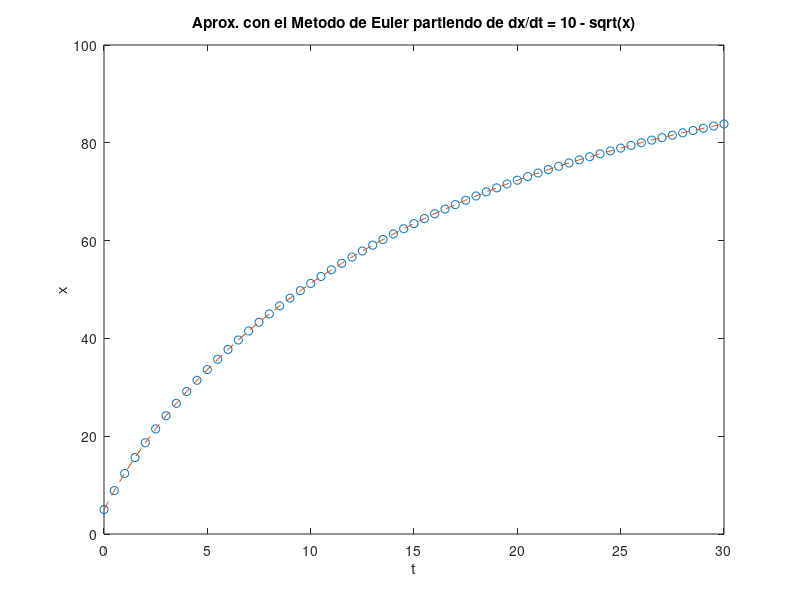

Recreate this plot in MATLAB.
clear all
clc
tinicial=0;
tfinal=30;
h=0.5;
t(1)=0;
x(1)=5;
f(1)=10 - sqrt(x(1));

nmax=(tfinal-tinicial)/h;
for k=1:nmax
    t(k+1)=t(k)+h;
    x(k+1)=x(k)+h*(f(k));
    f(k+1)=10 - sqrt(x(k+1));
end
plot(t,x,'o')
hold on
plot(t,x,'--')
title('Aprox. con el Metodo de Euler partiendo de dx/dt = 10 - sqrt(x)')
xlabel('t')
ylabel('x')
hold off